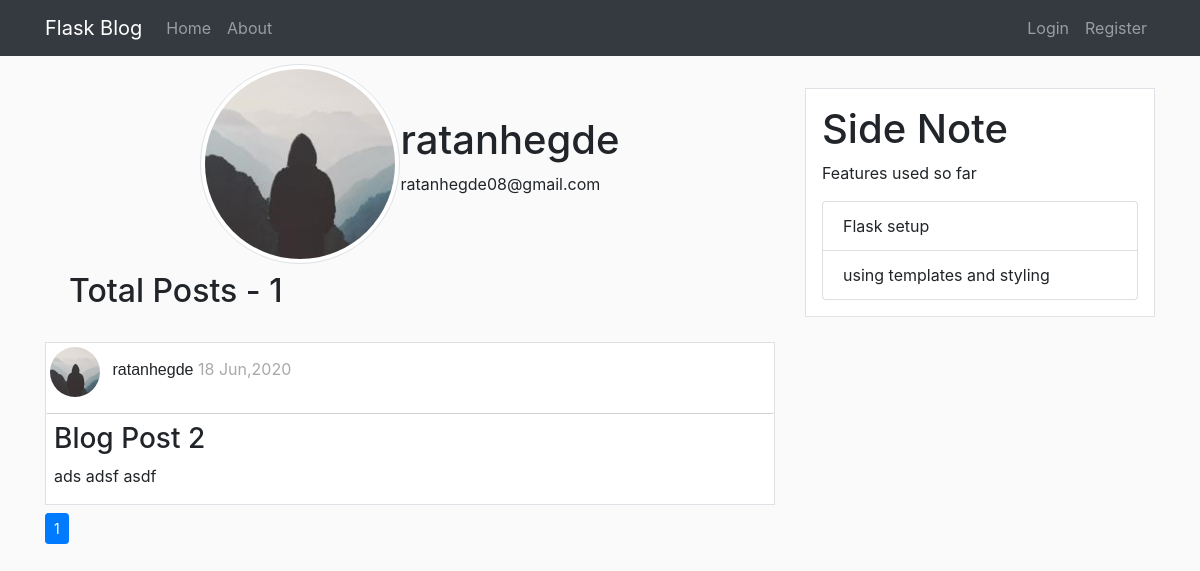
/user/ratanhegde, run on the app's committed database.
### flaskBlog/models.py (models this page shows, shortened)
class User(db.Model, UserMixin):
    id = db.Column(db.Integer , primary_key = True)
    username = db.Column(db.String(20), unique=True , nullable=False)
    email = db.Column(db.String(120), unique=True , nullable=False)
    image_file = db.Column(db.String(20), nullable=False, default='default.jpg')
    password = db.Column(db.String(60), nullable=False)
    posts = db.relationship('Post', backref='author', lazy=True)

class Post(db.Model):
    id = db.Column(db.Integer , primary_key = True)
    title = db.Column(db.String(100), nullable=False)
    date_posted = db.Column(db.DateTime, nullable=False, default=datetime.utcnow)
    content = db.Column(db.Text, nullable=False)
    user_id = db.Column(db.Integer, db.ForeignKey('user.id'), nullable=False)

### flaskBlog/routes.py (the view)
@app.route("/user/<string:username>")
def user_posts(username):
    page_no = request.args.get('page',1,type=int)
    user = User.query.filter_by(username=username).first_or_404()
    posts= Post.query.filter_by(author=user).order_by(Post.date_posted.desc()).paginate(page=page_no,per_page=5)
    image_file = url_for('static',filename='profile_pics/'+ user.image_file)
    return render_template('user_posts.html', posts=posts,user=user,image_file=image_file)

### flaskBlog/templates/user_posts.html
{% extends 'layout.html' %}
{% block content %}
    <div class="account-info mt-2">
        <div>
            <img src="{{ image_file }}" alt="" class="img-thumbnail rounded-circle">
        </div>
        <div class="d-flex flex-column justify-content-center">
            <h1>{{ user.username }}</h1>
            <p>{{ user.email }}</p>
        </div>
    </div>
    <h2 class="mt-2 pl-4"> Total Posts - {{ posts.total }} </h2>
    {% for post in posts.items %}
        <div class="article border">
            <div class="post-metadata">
                <img class="rounded-circle mt-1 ml-1" src="{{ url_for('static',filename='profile_pics/'+post.author.image_file) }}" alt="" id="post_img">
                <span class="Postauthor ml-2"><a href="#">{{ post.author.username }}</a></span>
                <span class="Postdate mr-1"> {{ post.date_posted.strftime('%d %b,%Y') }}</span>
            </div>
            <h3 class="mt-2 ml-2 mr-2"><a href="{{ url_for('post',post_id=post.id) }}">{{ post.title }}</a></h3>
            <p class="ml-2">{{ post.content }}</p>
        </div>
    {% endfor %}
    <nav aria-label="Page navigation example" class="mt-2">
        <ul class="pagination pagination-sm">
          {% for page_num in posts.iter_pages(left_edge=1,right_edge=1,left_current=1,right_current=1) %}
            {% if page_num %}
                {% if page_num == posts.page %}
                    <li class="page-item active"><a class="page-link" href="{{ url_for('user_posts',username=user.username,page=page_num )}}">{{ page_num }} <span class="sr-only">(current)</span> </a></li>
                {% else %}
                    <li class="page-item"><a class="page-link" href="{{ url_for('user_posts',username=user.username,page=page_num )}}">{{ page_num }}</a></li>
                {% endif %}
            {% else %}
            <li class="page-item">...</li>
            {% endif %}
          {% endfor %}
        </ul>
      </nav>
{% endblock %}

### flaskBlog/static/main.css (style rules this page uses)
body { background: #fafafa; }
a { color: inherit; }
.article { margin-top: 2rem; background-color: #ffffff; }
.Postauthor { font-family: sans-serif; font-weight: 300; }
.Postdate { color: darkgray; }
.account-info { display: flex; justify-content: center; }
.img-thumbnail.rounded-circle { height: 200px; width: 200px; }
.post-metadata { padding-bottom: 1rem; border-bottom: 1px solid lightgray; border-radius: 2px; border-width: 80%; }
#post_img { height: 50px; width: 50px; }

### data on the page
User: username "ratanhegde", email "ratanhegde08@gmail.com"
Post: image_file (picture), author.username "ratanhegde", date_posted "18 Jun,2020", title "Blog Post 2", content "ads adsf asdf"

### other printed values
{{ posts.total }} "1"
{{ page_num }} "1"
